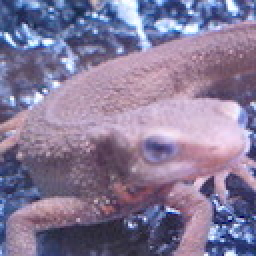
//> input picture Gasyori100knock/Question_01_10/imori.jpg, 128 x 128 px (shown 2 times larger)
$ ./09 ../../Gasyori100knock/Question_01_10/imori.jpg   (built with g++ and OpenCV 4)
//> lines starting //> are read from the running program, lines starting //| are printed output that depends on the picture
// [34 lines of commented-out code are left out]


#include <opencv2/opencv.hpp>

int main(int argc, char** argv)
{
	// 画像を格納するオブジェクトを宣言する
	cv::Mat	src, dst1, dst2, dst3, dst4, dst5, dst6;

	// 画像ファイルから画像データを読み込む
	// * 第2引数に IMREAD_GRAYSCALE を指定すると、グレイスケール画像に変換する
  src = cv::imread(argv[1], cv::IMREAD_GRAYSCALE);
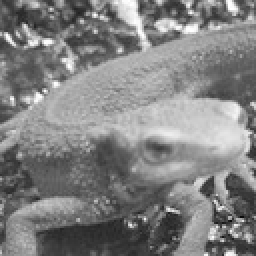
//> src: 128 rows x 128 cols, CV_8UC1 (shown 2 times larger); min 8, max 255, mean 129.1

	// ラプラシアンフィルタ 二次微分によるエッジ検出
  cv::Laplacian(src, dst1, -1);
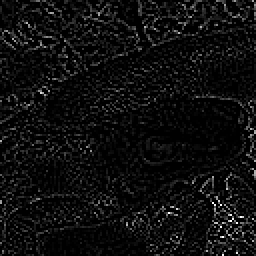
//> dst1: 128 rows x 128 cols, CV_8UC1 (shown 2 times larger); min 0, max 255, mean 14.3

	// Sobelフィルタ 一次微分によるエッジ検出
  // x方向
	cv::Sobel(src, dst2, -1, 1, 0);
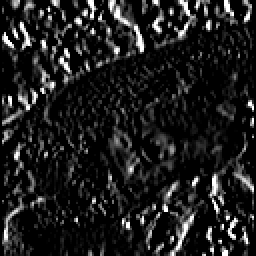
//> dst2: 128 rows x 128 cols, CV_8UC1 (shown 2 times larger); min 0, max 255, mean 30
  // y方向
	cv::Sobel(src, dst3, -1, 0, 1);
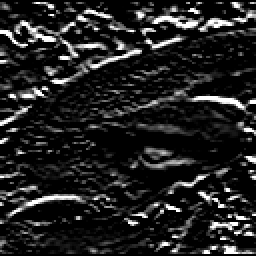
//> dst3: 128 rows x 128 cols, CV_8UC1 (shown 2 times larger); min 0, max 255, mean 33.9

	// Cannyフィルタ
	cv::Canny(src, dst4, 60.0, 150.0);
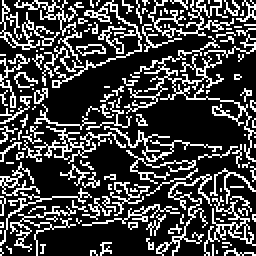
//> dst4: 128 rows x 128 cols, CV_8UC1 (shown 2 times larger); 25.7% white in thin lines or dots

	// ウィンドウに画像を表示する
	cv::imshow("原画像", src);
	cv::imshow("ラプラシアンフィルタ", dst1);
	// cv::imshow("Sobelフィルタ x方向", dst2);
	cv::imshow("Sobelフィルタ y方向", dst3);
	// cv::imshow("Cannyフィルタ", dst4);

	cv::waitKey();

	return 0;
}
